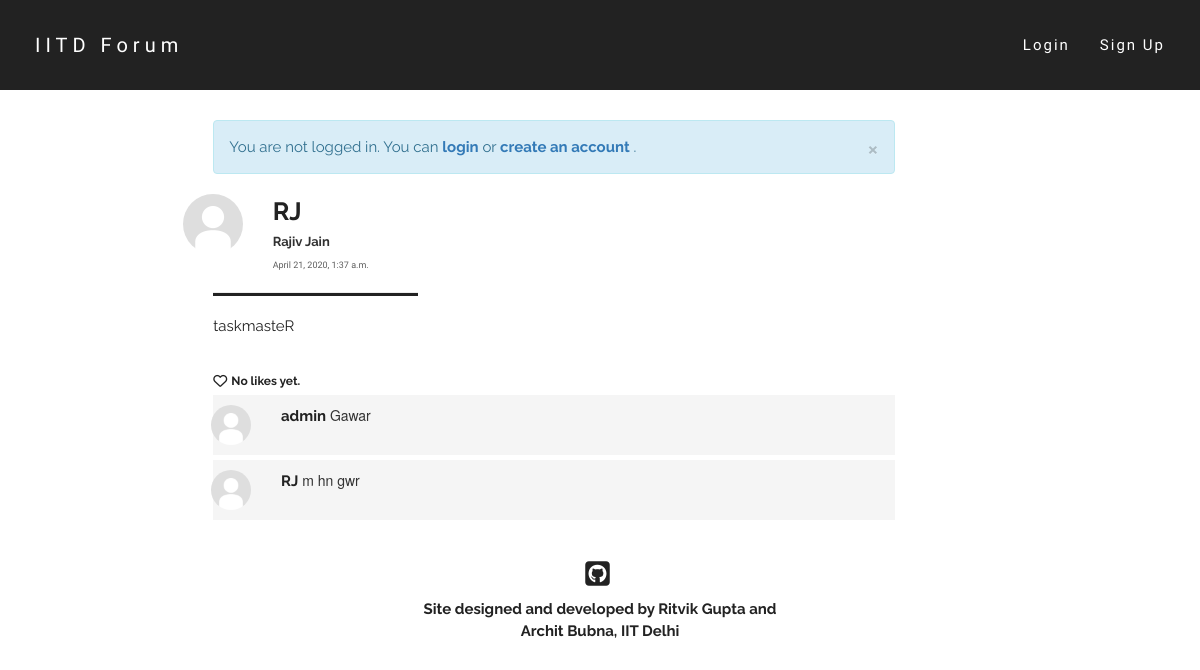
Before: /post/1/ with the older database file.
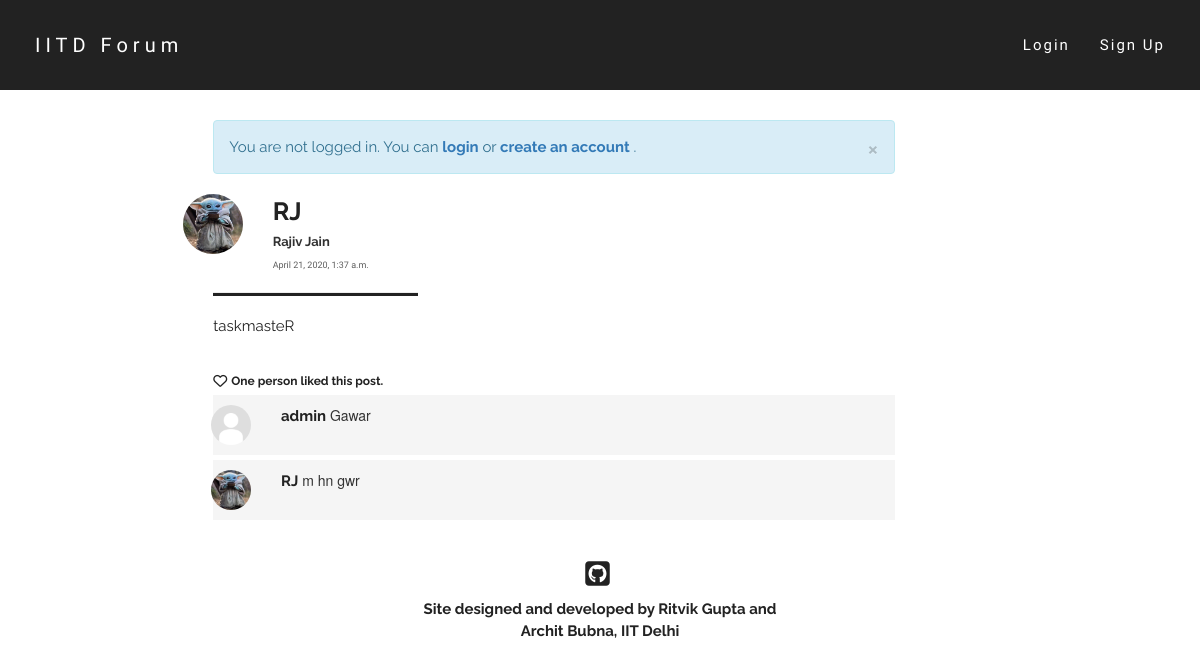
After: the same page with the newer database file.
### post/models.py (models this page shows, shortened)
class Post(models.Model):
    text = models.TextField(max_length = 5000)
    author = models.ForeignKey(User, on_delete = models.CASCADE)
    pub_date = models.DateTimeField(default = timezone.now())

class Comment(models.Model):
    parent_post = models.ForeignKey(Post, on_delete = models.CASCADE)
    text = models.CharField(max_length = 500)
    author = models.ForeignKey(User, on_delete = models.CASCADE)
    pub_date = models.DateTimeField(default = timezone.now())

### users/models.py (models this page shows, shortened)
class Profile(models.Model):
    parent_user = models.OneToOneField(User, on_delete=models.CASCADE)
    date_of_birth = models.DateField()
    first_name = models.CharField(max_length=50)
    last_name = models.CharField(max_length=50)
    gender = models.CharField(max_length=100, default="Male")
    dept = models.CharField(max_length=100, default="None")
    hostel = models.CharField(max_length=100, default="None")
    image = models.ImageField(default='default.jpg',upload_to='profile-pics')
    def full_name(self):
        return self.first_name + ' ' + self.last_name

### post/views.py (the view)
# urls.py: path('<int:post_id>/', views.post_view, name='post_view'),
def post_view(request, post_id):
    try:
        post = Post.objects.get(id=post_id)
    except Post.DoesNotExist:
        raise Http404("ERROR 404: Post does not exist")
    comments = post.comment_set.order_by('-pub_date')
    return render(request, 'post/post_view.html', {'post': post, 'comments': comments, 'title':'Post by '+post.author.username})

### post/templates/post/post_view.html (shortened to what this page needs)
{% extends "post/base.html" %}
{% block content %}
<div class="home-post">
    <div class="row">
        <div class="col-md-1">
            <img class="img-circle profile-pic" width=60 height=60 src="{{ post.author.profile.image.url }}" alt="default.jpg">
        </div>
        <div class="col-md-10">
            <font class="username-font">
                <b>{{post.author.username}}</b>
            </font>
            <br>
            <font class="name-font">
                {{post.author.profile.full_name}}
            </font>
            <br>
            <font class="date-font">
                {{post.pub_date}}
             </font>
        </div>
        <div class="col-md-1 delete-div">
        </div>
    </div>
    <hr class="hr1" align="left">
    <font class="post-content-font">
        {{post.text|linebreaks}}
    </font>
    <br>
    <div class="like-wrapper">
        {% if request.user in post.postlike.likers.all %}
            <div class="like-button-wrapper">
                <i class="fa fa-heart liked like-button" aria-hidden="true" id="like{{ post.id }}" data-catid="{{ post.id }}"></i>
            </div>
            <div class="likes-count like-count-font" id="likes-count{{ post.id }}" data-catid="{{post.postlike.likers.count}}">
                    {% if post.postlike.likers.count == 1 %}
                        You liked this post.
                    {% elif post.postlike.likers.count == 2 %}
                        You and one other liked this post.
                    {% else %}
                        You and {{ post.postlike.likers.count|add:"-1" }} others liked this post.
                    {% endif %}
            </div>
        {% else %}
            <div class="like-button-wrapper">
                {% if request.user.is_authenticated %}
                    <i class="fa fa-heart-o likes like-button" aria-hidden="true" id="like{{ post.id }}" data-catid="{{ post.id }}"></i>
                {% else %}
                    <a href="{% url 'login' %}"><i class="fa fa-heart-o likes like-button" aria-hidden="true" id="like{{ post.id }}" data-catid="{{ post.id }}"></i></a>
                {% endif %}
            </div>
            <div class="likes-count like-count-font" id="likes-count{{ post.id }}" data-catid="{{post.postlike.likers.count}}">
                    {% if post.postlike.likers.count == 0 %}
                        No likes yet.
                    {% elif post.postlike.likers.count == 1 %}
                        One person liked this post.
                    {% else %}
                        {{ post.postlike.likers.count }} people liked this post.
                    {% endif %}
            </div>
        {% endif %}
    </div>
    {% for comment in post.comment_set.all %}
        <div id="comment-{{comment.id}}-div">
            <div class="comment-div">
                <div class="row">
                    <div class="col-md-1">
                        <img class="img-circle profile-pic" width=40 height=40 src="{{ comment.author.profile.image.url }}" alt="default.jpg">
                    </div>
                    <div class="col-md-10">
                        <font class="comment-username-font">
                            <b>{{comment.author.username}}</b>
                        </font>
                        {{comment.text}}
                    </div>
                    <div class="col-md-1 comment-delete-div">
                    </div>
                </div>
            </div>
        </div>
        {% endfor %}
</div>
{% endblock %}

Changed rows visible on the page:
changed through a linked row, Post "taskmasteR": author.profile.image: picture added in place of a placeholder
changed through a linked row, Comment "m hn gwr": author.profile.image: picture added in place of a placeholder
Other visible differences:
text no longer shown: "No likes yet."
text now shown: "One person liked this post."
